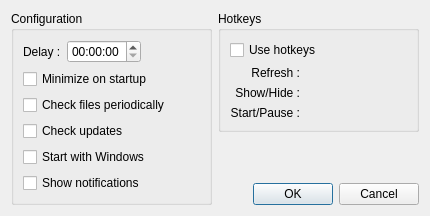
<?xml version="1.0" encoding="UTF-8"?>
<ui version="4.0">
 <class>ConfigDialog</class>
 <widget class="QDialog" name="ConfigDialog">
  <property name="geometry">
   <rect>
    <x>0</x>
    <y>0</y>
    <width>430</width>
    <height>188</height>
   </rect>
  </property>
  <property name="windowTitle">
   <string>Options</string>
  </property>
  <layout class="QGridLayout" name="gridLayout_1">
   <item row="2" column="1">
    <widget class="QDialogButtonBox" name="buttonBox">
     <property name="orientation">
      <enum>Qt::Horizontal</enum>
     </property>
     <property name="standardButtons">
      <set>QDialogButtonBox::Cancel|QDialogButtonBox::Ok</set>
     </property>
    </widget>
   </item>
   <item row="0" column="0" rowspan="3">
    <widget class="QGroupBox" name="groupBox_1">
     <property name="title">
      <string>Configuration</string>
     </property>
     <layout class="QVBoxLayout" name="verticalLayout_1">
      <item>
       <layout class="QHBoxLayout" name="horizontalLayout_1">
        <item>
         <widget class="QLabel" name="label">
          <property name="text">
           <string>Delay :</string>
          </property>
         </widget>
        </item>
        <item>
         <widget class="QTimeEdit" name="optionDelay">
          <property name="displayFormat">
           <string notr="true">hh:mm:ss</string>
          </property>
         </widget>
        </item>
        <item>
         <spacer name="horizontalSpacer">
          <property name="orientation">
           <enum>Qt::Horizontal</enum>
          </property>
          <property name="sizeHint" stdset="0">
           <size>
            <width>40</width>
            <height>20</height>
           </size>
          </property>
         </spacer>
        </item>
       </layout>
      </item>
      <item>
       <widget class="QCheckBox" name="optionMinimize">
        <property name="text">
         <string>Minimize on startup</string>
        </property>
       </widget>
      </item>
      <item>
       <widget class="QCheckBox" name="optionCheckFiles">
        <property name="text">
         <string>Check files periodically</string>
        </property>
       </widget>
      </item>
      <item>
       <widget class="QCheckBox" name="optionCheckUpdates">
        <property name="text">
         <string>Check updates</string>
        </property>
       </widget>
      </item>
      <item>
       <widget class="QCheckBox" name="optionAutostart">
        <property name="text">
         <string>Start with Windows</string>
        </property>
       </widget>
      </item>
      <item>
       <widget class="QCheckBox" name="optionShowNotifications">
        <property name="text">
         <string>Show notifications</string>
        </property>
       </widget>
      </item>
     </layout>
    </widget>
   </item>
   <item row="0" column="1">
    <widget class="QGroupBox" name="groupBox_2">
     <property name="title">
      <string>Hotkeys</string>
     </property>
     <layout class="QGridLayout" name="gridLayout">
      <property name="rightMargin">
       <number>3</number>
      </property>
      <item row="1" column="0">
       <widget class="QLabel" name="label_2">
        <property name="text">
         <string>Refresh :</string>
        </property>
        <property name="alignment">
         <set>Qt::AlignRight|Qt::AlignTrailing|Qt::AlignVCenter</set>
        </property>
       </widget>
      </item>
      <item row="2" column="0">
       <widget class="QLabel" name="label_3">
        <property name="text">
         <string>Show/Hide :</string>
        </property>
        <property name="alignment">
         <set>Qt::AlignRight|Qt::AlignTrailing|Qt::AlignVCenter</set>
        </property>
       </widget>
      </item>
      <item row="0" column="0" colspan="3">
       <widget class="QCheckBox" name="optionUseHotkeys">
        <property name="text">
         <string>Use hotkeys</string>
        </property>
       </widget>
      </item>
      <item row="3" column="0">
       <widget class="QLabel" name="label_4">
        <property name="text">
         <string>Start/Pause :</string>
        </property>
        <property name="alignment">
         <set>Qt::AlignRight|Qt::AlignTrailing|Qt::AlignVCenter</set>
        </property>
       </widget>
      </item>
      <item row="1" column="1" colspan="2">
       <widget class="QHotKeyWidget" name="hotkeyRefresh" native="true"/>
      </item>
      <item row="2" column="1" colspan="2">
       <widget class="QHotKeyWidget" name="hotkeyShowHide" native="true"/>
      </item>
      <item row="3" column="1" colspan="2">
       <widget class="QHotKeyWidget" name="hotkeyStartPause" native="true"/>
      </item>
     </layout>
    </widget>
   </item>
  </layout>
 </widget>
 <customwidgets>
  <customwidget>
   <class>QHotKeyWidget</class>
   <extends>QWidget</extends>
   <header>qhotkeywidget.h</header>
   <container>1</container>
  </customwidget>
 </customwidgets>
 <resources/>
 <connections>
  <connection>
   <sender>buttonBox</sender>
   <signal>accepted()</signal>
   <receiver>ConfigDialog</receiver>
   <slot>accept()</slot>
   <hints>
    <hint type="sourcelabel">
     <x>374</x>
     <y>155</y>
    </hint>
    <hint type="destinationlabel">
     <x>157</x>
     <y>164</y>
    </hint>
   </hints>
  </connection>
  <connection>
   <sender>buttonBox</sender>
   <signal>rejected()</signal>
   <receiver>ConfigDialog</receiver>
   <slot>reject()</slot>
   <hints>
    <hint type="sourcelabel">
     <x>374</x>
     <y>155</y>
    </hint>
    <hint type="destinationlabel">
     <x>286</x>
     <y>164</y>
    </hint>
   </hints>
  </connection>
 </connections>
 <slots>
  <slot>hotkeysChanged()</slot>
 </slots>
</ui>
